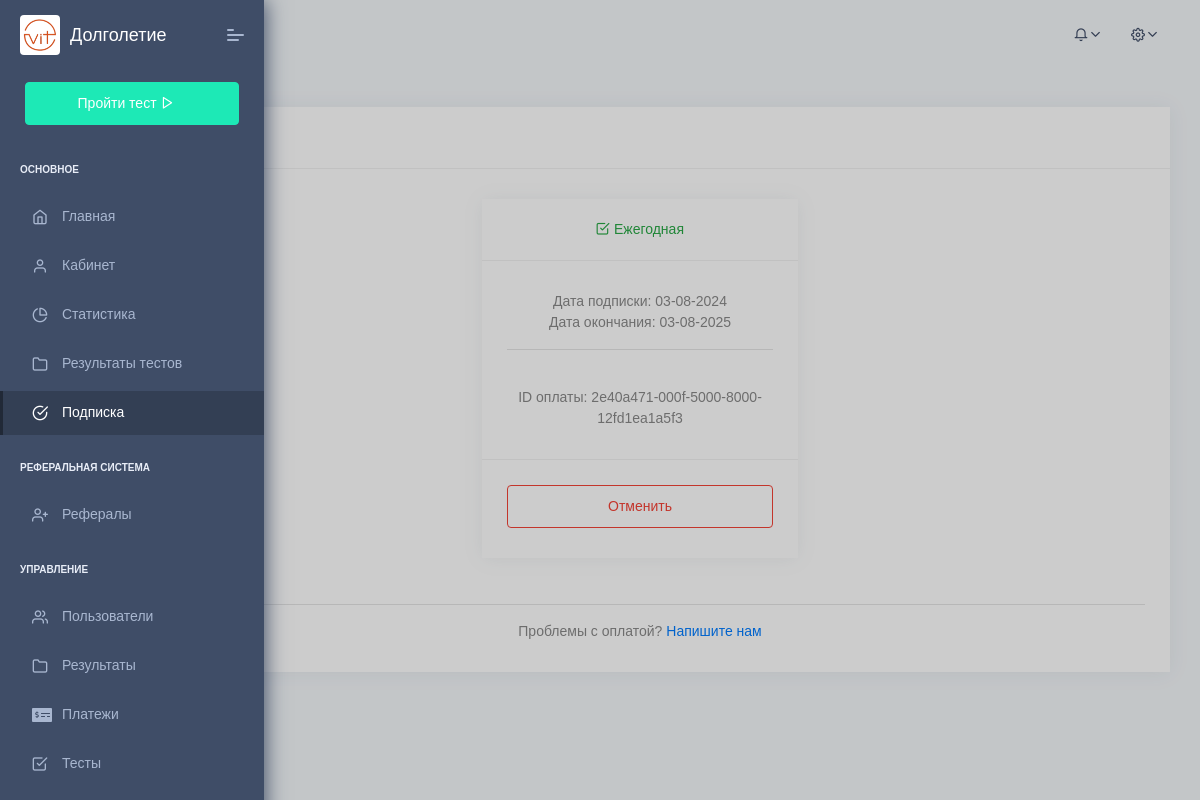
/app/subscription (signed in), run on the app's committed database.
### app/models/subscription.py (models this page shows, shortened)
class Subscription(BaseModel):
    class TypeChoices(models.TextChoices):
        MONTHLY = 'monthly', 'Ежемесячная'
        ANNUAL = 'annual', 'Ежегодная'
    user = models.ForeignKey(User, on_delete=models.CASCADE, related_name='subscriptions')
    type = models.CharField(max_length=50, choices=TypeChoices.choices, default=TypeChoices.MONTHLY, verbose_name='Тип')
    start_datetime = models.DateTimeField(null=True, blank=True)
    end_datetime = models.DateTimeField(null=True, blank=True)
    class Meta:
        verbose_name = 'Подписка'
        verbose_name_plural = 'Подписка'

class SubscriptionPayment(BaseModel):
    subscription = models.OneToOneField(Subscription, on_delete=models.CASCADE, null=True, blank=True,
                                        related_name='payment')
    yookassa_id = models.CharField(max_length=50, null=True, blank=True, unique=True)
    amount = models.IntegerField(null=True, blank=True)
    is_paid = models.BooleanField(default=False)
    class Meta:
        verbose_name = 'Оплата YooKassa'
        verbose_name_plural = 'Оплаты YooKassa'

### app/views/subscription.py (the view)
# urls.py: path('subscription', views.subscription_plans, name='subscription_plans'),
@login_required
def subscription_plans(request):
    user = request.user
    now = datetime.datetime.now()
    active_subscriptions = user.subscriptions.filter(
        start_datetime__lte=now,
        end_datetime__gte=now,
        payment__is_paid=True
    )
    return render(request, 'app/subscription/plans.html', {
        'active_subscriptions': active_subscriptions
    })

### app/templates/app/subscription/plans.html (shortened to what this page needs)
{% extends 'base.html' %}
{% block breadcrumb %}
    <ul class="breadcrumb">
        <li class="breadcrumb-item">
            <a href="">
            </a>
        </li>
        <li class="breadcrumb-item">
            <a href="#">Подписка</a>
        </li>
    </ul>
{% endblock %}
{% block content %}
    {% if not active_subscriptions %}
        <div class="text-center">
            У вас нет активных подписок
        </div>
        <hr>
        <div class="row justify-content-center mt-5">
            <div class="col-12 col-sm-4">
                <div class="card">
                    <div class="card-header text-center">
                        <h4 class="text-warning">Разовый</h4>
                    </div>
                    <div class="card-body text-center">
                        299 рублей / месяц
                    </div>
                    <div class="card-footer">
                        <a href="{% url 'app:activate_subscription' %}?type=monthly" target="_blank"
                           class="btn btn-warning w-100">
                            Подписка
                        </a>
                    </div>
                </div>
            </div>
            <div class="col-12 col-sm-4">
                <div class="card">
                    <div class="card-header text-center">
                        <h4 class="text-warning">Годовой</h4>
                    </div>
                    <div class="card-body text-center">
                        2990 рублей / месяц <span class="text-danger">(-17%)</span>
                    </div>
                    <div class="card-footer">
                        <a href="{% url 'app:activate_subscription' %}?type=annual" target="_blank"
                           class="btn btn-warning w-100">
                            Подписка
                        </a>
                    </div>
                </div>
            </div>
            <div class='subs-info'>Выберите удобный тариф разовый (299 рублей) , годовой (2990 рублей)  или приведите 5 друзей по реферальной ссылке из <a href="{% url 'app:cabinet'%}"> личного кабинета</a> и получите бесплатную подписку на 1 год.
                <br>
                Приобретение подписки позволит рассчитать предполагаемую продолжительность жизни на момент проведения тестирования; выявить показатели, требующие коррекции для увеличения продолжительности жизни;
                 активирует функцию динамического наблюдения за изменением показателей;
                 активирует формирование рекомендаций, осуществляемых искусственным интеллектом на основе тестирования (носит рекомендательный характер).
            </div>
        </div>
    {% else %}
        <div class="text-center">
            <div class="row justify-content-center">
                {% for subscription in active_subscriptions %}
                    <div class="col-12 col-lg-4">
                        <div class="card">
                            <div class="card-header text-success">
                                <i class="feather icon-check-square"></i>
                                {{ subscription.get_type_display }}
                            </div>
                            <div class="card-body">
                                Дата подписки: {{ subscription.start_datetime|date:'d-m-Y' }}<br>
                                Дата окончания: {{ subscription.end_datetime|date:'d-m-Y' }}<br>
                                <hr>
                                <br>
                                ID оплаты: {{ subscription.payment.yookassa_id }}
                            </div>
                            <div class="card-footer">
                                <a href="{% url 'app:remove_subscription' subscription.id %}"
                                   class="btn btn-outline-danger w-100">
                                    Отменить
                                </a>
                            </div>
                        </div>
                    </div>
                {% endfor %}
            </div>
        </div>
    {% endif %}
    <hr>
    <div class="text-center">
        Проблемы с оплатой? <a href="{% url 'landing:home' %}#contact">Напишите нам</a>
    </div>
{% endblock %}

### data on the page
Subscription: type "Ежегодная", start_datetime "03-08-2024", end_datetime "03-08-2025", payment.yookassa_id "2e40a471-000f-5000-8000-12fd1ea1a5f3"
